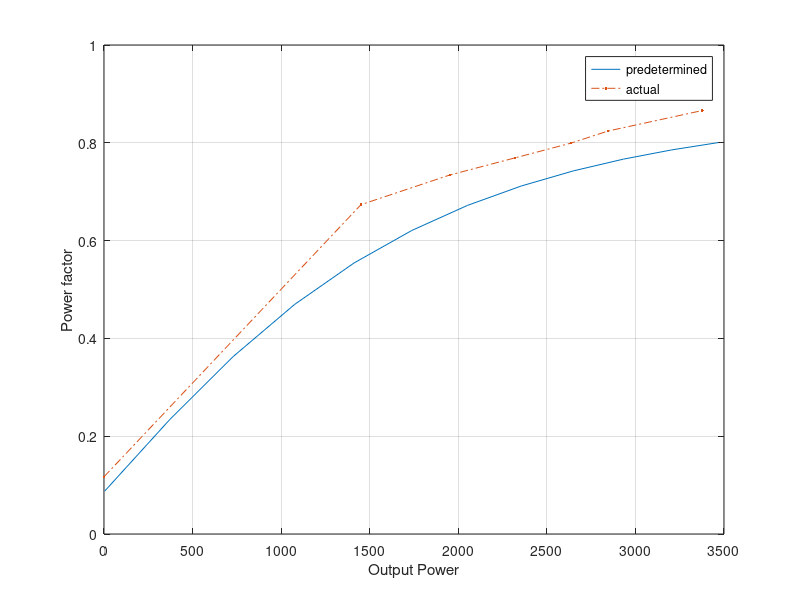

This figure's MATLAB source:
x = 0.00001:0.001:0.012;
i2 = 400./( 9.6+1.286.*(1./x-1) + 18.43i);
i1 = 0.174 - 2.013i;
i_2 = abs(i2);
i = i2+i1;
pf_angle = -1*angle(i);
pf = cos(pf_angle);
r = 1.286.*(1./x-1);
output = 3*i_2.^2.*r;

act_output = [0,1450.7,1950.81,2318.07,2636.60,2844.51,3377.38];
act_pf = [0.1170,0.6735,0.734,0.769,0.7994,0.824,0.866];

plot(output,pf,act_output,act_pf,'.-.');
legend('predetermined','actual');
xlabel('Output Power');
ylabel('Power factor');
grid on;